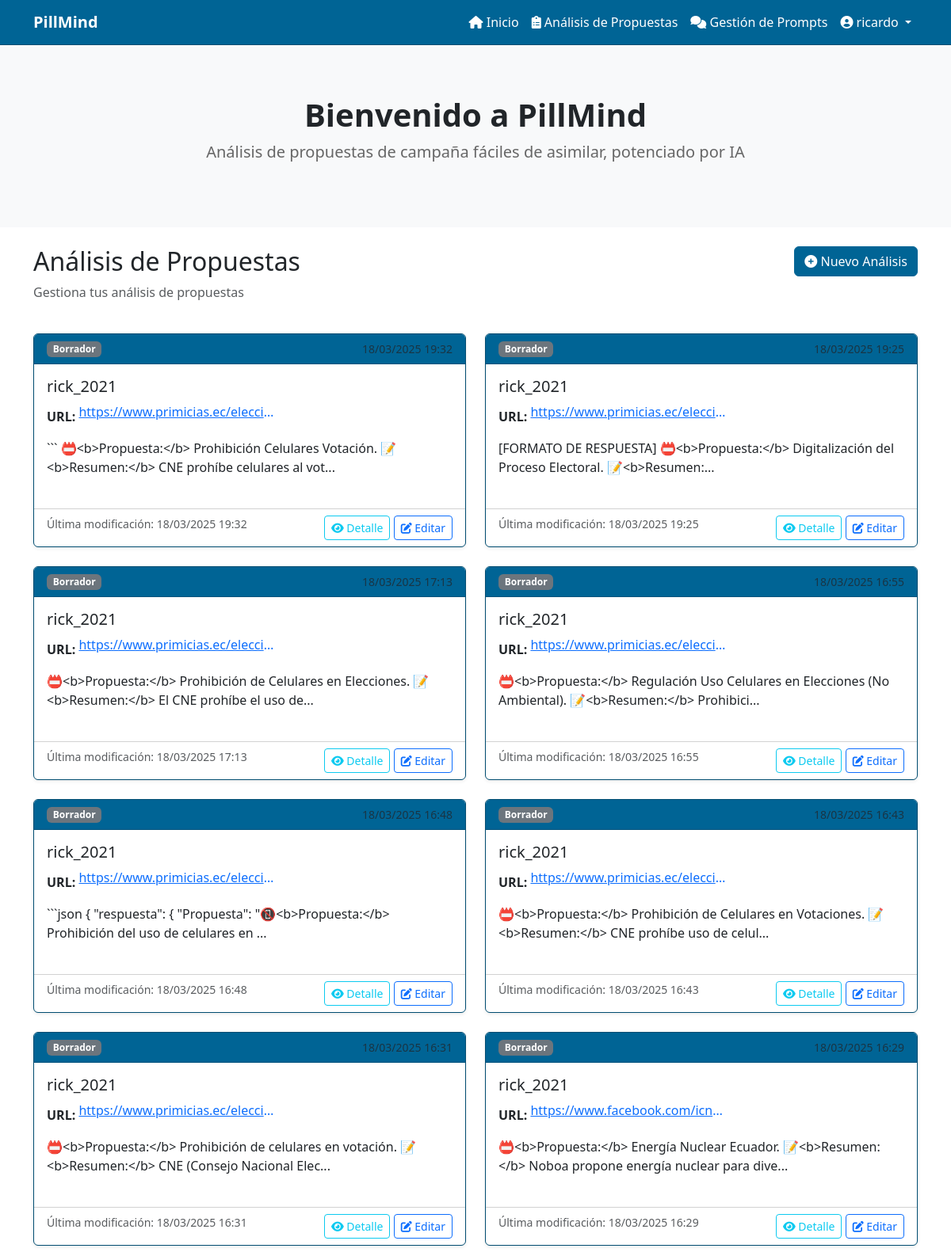
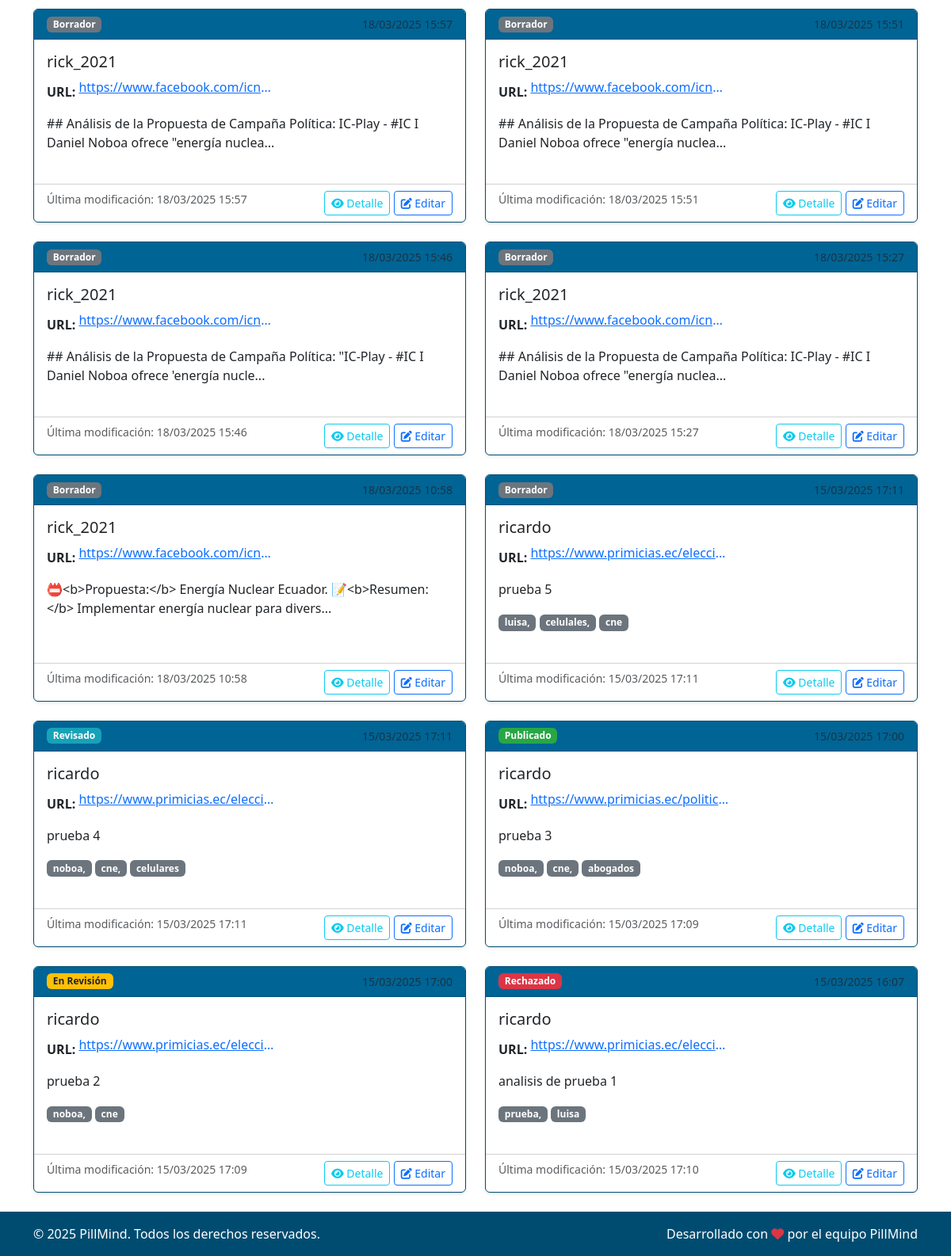
The page /propuestas/ (signed in) on the database its author committed (2 pictures, top to bottom).
### webapp/models/user.py (models this page shows, shortened)
class CustomUser(AbstractUser, SoftDeleteModel):
    GENDER_CHOICES = [
        ('M', 'Masculino'),
        ('F', 'Femenino'),
        ('O', 'Otro')
    ]
    phone_regex = RegexValidator(
        regex=r'^\+?1?\d{9,15}$',
        message="Número de teléfono debe estar en formato: '+999999999'"
    )
    email = models.EmailField(_('email address'), unique=True)
    phone_number = models.CharField(
        validators=[phone_regex],
        max_length=17,
        blank=True,
        null=True
    )
    gender = models.CharField(
        max_length=1,
        choices=GENDER_CHOICES,
        blank=True
    )
    birth_date = models.DateField(null=True, blank=True)
    is_active = models.BooleanField(default=True)
    created_at = models.DateTimeField(auto_now_add=True)
    updated_at = models.DateTimeField(auto_now=True)
    class Meta:
        verbose_name = 'Usuario'
        verbose_name_plural = 'Usuarios'
        ordering = ['-created_at']

### webapp/models/analisis_propuesta.py (models this page shows, shortened)
class AnalisisPropuesta(SoftDeleteModel):
    class Estado(models.TextChoices):
        BORRADOR = 'BORRADOR', _('Borrador')
        PUBLICADO = 'PUBLICADO', _('Publicado')
        REVISADO = 'REVISADO', _('Revisado')
        EN_REVISION = 'EN_REVISION', _('En Revisión')
        RECHAZADO = 'RECHAZADO', _('Rechazado')
    usuario = models.ForeignKey(
        settings.AUTH_USER_MODEL,
        on_delete=models.SET_NULL,
        related_name='analisis_propuestas',
        verbose_name=_('Usuario'),
        null=True,
        blank=True
    )
    nombre_usuario = models.CharField(
        max_length=150,
        verbose_name=_('Nombre de Usuario'),
        blank=True,
        null=True,
        help_text=_('Nombre de usuario que creó el análisis')
    )
    email_usuario = models.EmailField(
        verbose_name=_('Email del Usuario'),
        blank=True,
        null=True,
        help_text=_('Email del usuario que creó el análisis')
    )
    url_propuesta = models.URLField(
        max_length=500,
        verbose_name=_('URL de Propuesta'),
        blank=True,
        null=True
    )
    titulo = models.CharField(
        max_length=255,
        verbose_name=_('Título de la Propuesta'),
        help_text=_('Nombre o título descriptivo de la propuesta'),
        null=True,
        blank=True  # Opcional para propuestas existentes
    )
    contenido = models.TextField(
        verbose_name=_('Contenido del Análisis'),
        help_text=_('Descripción detallada del análisis de la propuesta')
    )
    prompts_utilizados = models.JSONField(
        verbose_name=_('Prompts Utilizados (JSON)'),
        blank=True,
        null=True,
        help_text=_('Registro de prompts utilizados en el análisis (formato JSON)')
    )
    prompts = models.ManyToManyField(
        'Prompt',
        blank=True,
        related_name='analisis_propuestas',
        verbose_name=_('Prompts Utilizados')
    )
    fecha_analisis = models.DateTimeField(
        auto_now_add=True,
        verbose_name=_('Fecha de Análisis')
    )
    estado = models.CharField(
        max_length=20,
        choices=Estado.choices,
        default=Estado.BORRADOR,
        verbose_name=_('Estado')
    )
    fecha_ultima_modificacion = models.DateTimeField(
        auto_now=True,
        verbose_name=_('Última Modificación')
    )
    palabras_clave = models.CharField(
        max_length=255,
        blank=True,
        null=True,
        verbose_name=_('Palabras Clave')
    )
    def get_resumen(self, longitud=100):
        return self.contenido[:longitud] + '...' if len(self.contenido) > longitud else self.contenido
    class Meta:
        verbose_name = _('Análisis de Propuesta')
        verbose_name_plural = _('Análisis de Propuestas')
        ordering = ['-fecha_analisis']
        indexes = [
            models.Index(fields=['usuario', 'fecha_analisis']),
            models.Index(fields=['estado'])
        ]

### webapp/views/analisis_propuesta_views.py (the view)
# urls.py: path('propuestas/', AnalisisPropuestaListView.as_view(), name='analisis_propuesta_list'),
class AnalisisPropuestaListView(ListView):  # Not LoginRequiredMixin - allows all users to view list
    model = AnalisisPropuesta
    template_name = 'propuestas/lista_analisis.html'
    context_object_name = 'analisis_propuestas'
    def get_queryset(self):
        return AnalisisPropuesta.objects.all()

### webapp/models/soft_delete.py (called while the page is built)
    def get_queryset(self):
        return SoftDeleteQuerySet(self.model, using=self._db).filter(
            deleted_on__isnull=True
        )

### webapp/templates/propuestas/lista_analisis.html (shortened to what this page needs)
{% extends "base.html" %}
{% load i18n %}
{% block content %}
<div class="container mt-4">
    <div class="row mb-4">
        <div class="col-md-8">
            <h2>{% trans "Análisis de Propuestas" %}</h2>
            <p class="text-muted">{% trans "Gestiona tus análisis de propuestas" %}</p>
        </div>
        <div class="col-md-4 text-end">
            <a href="{% url 'analisis_propuesta_create' %}" class="btn btn-primary">
                <i class="fas fa-plus-circle"></i> {% trans "Nuevo Análisis" %}
            </a>
        </div>
    </div>
    {% if analisis_propuestas %}
        <div class="row">
            {% for analisis in analisis_propuestas %}
                <div class="col-md-6 mb-4">
                    <div class="card h-100">
                        <div class="card-header d-flex justify-content-between align-items-center">
                            <span class="badge bg-{{ analisis.estado|lower }}">
                                {{ analisis.get_estado_display }}
                            </span>
                            <small class="text-muted">{{ analisis.fecha_analisis|date:"d/m/Y H:i" }}</small>
                        </div>
                        <div class="card-body">
                            <h5 class="card-title">
                                {% if analisis.usuario %}
                                    {{ analisis.usuario.username }}
                                {% else %}
                                    {{ analisis.nombre_usuario|default:"Usuario eliminado" }}
                                {% endif %}
                            </h5>
                            {% if analisis.url_propuesta %}
                                <p class="card-text">
                                    <strong>{% trans "URL:" %}</strong>
                                    <a href="{{ analisis.url_propuesta }}" target="_blank" class="text-truncate d-inline-block" style="max-width: 250px;">
                                        {{ analisis.url_propuesta }}
                                    </a>
                                </p>
                            {% endif %}
                            <p class="card-text">{{ analisis.get_resumen }}</p>
                            {% if analisis.palabras_clave %}
                                <div class="mt-2">
                                    {% for palabra in analisis.palabras_clave.split|slice:":5" %}
                                        <span class="badge bg-secondary">{{ palabra }}</span>
                                    {% endfor %}
                                </div>
                            {% endif %}
                        </div>
                        <div class="card-footer bg-transparent">
                            <div class="d-flex justify-content-between">
                                <small class="text-muted">
                                    {% trans "Última modificación:" %} {{ analisis.fecha_ultima_modificacion|date:"d/m/Y H:i" }}
                                </small>
                                <div>
                                    <a href="{% url 'analisis_propuesta_detail' analisis.id %}" class="btn btn-sm btn-outline-info">
                                        <i class="fas fa-eye"></i> {% trans "Detalle" %}
                                    </a>
                                    {% if user.is_authenticated %}
                                    <a href="{% url 'analisis_propuesta_update' analisis.id %}" class="btn btn-sm btn-outline-primary">
                                        <i class="fas fa-edit"></i> {% trans "Editar" %}
                                    </a>
                                    {% endif %}
                                </div>
                            </div>
                        </div>
                    </div>
                </div>
            {% endfor %}
        </div>
    {% else %}
        <div class="alert alert-info">
            <i class="fas fa-info-circle"></i> {% trans "No hay análisis de propuestas disponibles." %}
            <a href="{% url 'analisis_propuesta_create' %}" class="alert-link">{% trans "Crear uno nuevo" %}</a>.
        </div>
    {% endif %}
</div>
{% endblock %}

### webapp/templates/base.html (shortened to what this page needs)
<!DOCTYPE html>
<html lang="es">
<head>
    <link href="https://cdn.jsdelivr.net/npm/bootstrap@5.3.0-alpha1/dist/css/bootstrap.min.css" rel="stylesheet">
    <link rel="stylesheet" href="https://cdnjs.cloudflare.com/ajax/libs/font-awesome/6.0.0/css/all.min.css">
    {% load static %}
    <link rel="stylesheet" href="{% static 'styles.css' %}">
</head>
<body>
    <nav class="navbar navbar-expand-lg">
        <div class="container">
            <a class="navbar-brand" href="/">PillMind</a>
            <div class="collapse navbar-collapse justify-content-end" id="navbarNav">
                <ul class="navbar-nav">
                    <li class="nav-item">
                        <a class="nav-link" href="{% url 'inicio' %}">
                            <i class="fas fa-home"></i> Inicio
                        </a>
                    </li>
                    <li class="nav-item">
                        <a class="nav-link" href="{% url 'analisis_propuesta_list' %}">
                            <i class="fas fa-clipboard-list"></i> Análisis de Propuestas
                        </a>
                    </li>
                    <li class="nav-item">
                        <a class="nav-link" href="{% url 'prompt_list' %}">
                            <i class="fas fa-comments"></i> Gestión de Prompts
                        </a>
                    </li>
                </ul>
                <ul class="navbar-nav">
                    {% if user.is_authenticated %}
                    <li class="nav-item dropdown">
                        <a class="nav-link dropdown-toggle" href="#" id="navbarDropdown" role="button" data-bs-toggle="dropdown" aria-expanded="false">
                            <i class="fas fa-user-circle"></i> {{ user.username }}
                        </a>
                    </li>
                    {% else %}
                    <li class="nav-item">
                        <a class="nav-link" href="{% url 'login' %}"><i class="fas fa-sign-in-alt"></i> Iniciar Sesión</a>
                    </li>
                    {% endif %}
                </ul>
            </div>
        </div>
    </nav>
    <section class="hero-section">
        <div class="container">
            <h1>Bienvenido a PillMind</h1>
            <p class="lead">Análisis de propuestas de campaña fáciles de asimilar, potenciado por IA</p>
        </div>
    </section>
    <main>
        {% block content %}{% endblock %}
    </main>
    <footer class="footer mt-auto py-3">
        <div class="container">
            <div class="row">
                <div class="col-md-6">
                    <p class="mb-0">&copy; 2025 PillMind. Todos los derechos reservados.</p>
                </div>
                <div class="col-md-6 text-md-end">
                    <p class="mb-0">Desarrollado con <i class="fas fa-heart text-danger"></i> por el equipo PillMind</p>
                </div>
            </div>
        </div>
    </footer>
</body>
</html>

### webapp/static/styles.css (style rules this page uses)
.navbar { background-color: #006495; border-bottom: 1px solid #004c70; }
.navbar-brand, .nav-link { color: #ffffff !important; }
.navbar-brand { font-weight: bold; }
.footer { background-color: #004c70; color: #ffffff; }
.hero-section { text-align: center; padding: 4rem 1rem; background-color: #f8f9fa; }
.hero-section h1 { font-size: 2.5rem; font-weight: bold; color: #212529; }
.hero-section p { font-size: 1.25rem; color: #666666; }
.btn-primary { background-color: #006495; border-color: #006495; }
.card { box-shadow: 0 0.125rem 0.25rem rgba(0, 0, 0, 0.075); margin-bottom: 1.5rem; border-color: #004c70; }
.card-header { font-weight: 500; background-color: #006495; color: #ffffff; }

### webapp/templates/propuestas/lista_analisis.html (style rules this page uses)
.bg-borrador { background-color: #6c757d; }
.bg-publicado { background-color: #28a745; }
.bg-revisado { background-color: #17a2b8; }
.bg-en_revision { background-color: #ffc107; color: #212529; }
.bg-rechazado { background-color: #dc3545; }

### rows shown on the page
CustomUser: username "ricardo"
AnalisisPropuesta: estado "Borrador", fecha_analisis "18/03/2025 19:32", nombre_usuario "rick_2021", url_propuesta "https://www.primicias.ec/elecci…", get_resumen "``` 📛<b>Propuesta:</b> Prohibición Celulares Votación. 📝<b>Resumen:</b> CNE prohíbe celulares al vot...", fecha_ultima_modificacion "18/03/2025 19:32"
AnalisisPropuesta: estado "Borrador", fecha_analisis "18/03/2025 19:25", nombre_usuario "rick_2021", url_propuesta "https://www.primicias.ec/elecci…", get_resumen "[FORMATO DE RESPUESTA] 📛<b>Propuesta:</b> Digitalización del Proceso Electoral. 📝<b>Resumen:...", fecha_ultima_modificacion "18/03/2025 19:25"
AnalisisPropuesta: estado "Borrador", fecha_analisis "18/03/2025 17:13", nombre_usuario "rick_2021", url_propuesta "https://www.primicias.ec/elecci…", get_resumen "📛<b>Propuesta:</b> Prohibición de Celulares en Elecciones. 📝<b>Resumen:</b> El CNE prohíbe el uso de...", fecha_ultima_modificacion "18/03/2025 17:13"
AnalisisPropuesta: estado "Borrador", fecha_analisis "18/03/2025 16:55", nombre_usuario "rick_2021", url_propuesta "https://www.primicias.ec/elecci…", get_resumen "📛<b>Propuesta:</b> Regulación Uso Celulares en Elecciones (No Ambiental). 📝<b>Resumen:</b> Prohibici...", fecha_ultima_modificacion "18/03/2025 16:55"
AnalisisPropuesta: estado "Borrador", fecha_analisis "18/03/2025 16:48", nombre_usuario "rick_2021", url_propuesta "https://www.primicias.ec/elecci…", get_resumen "```json { \"respuesta\": { \"Propuesta\": \"📵<b>Propuesta:</b> Prohibición del uso de celulares en ...", fecha_ultima_modificacion "18/03/2025 16:48"
AnalisisPropuesta: estado "Borrador", fecha_analisis "18/03/2025 16:43", nombre_usuario "rick_2021", url_propuesta "https://www.primicias.ec/elecci…", get_resumen "📛<b>Propuesta:</b> Prohibición de Celulares en Votaciones. 📝<b>Resumen:</b> CNE prohíbe uso de celul...", fecha_ultima_modificacion "18/03/2025 16:43"
AnalisisPropuesta: estado "Borrador", fecha_analisis "18/03/2025 16:31", nombre_usuario "rick_2021", url_propuesta "https://www.primicias.ec/elecci…", get_resumen "📛<b>Propuesta:</b> Prohibición de celulares en votación. 📝<b>Resumen:</b> CNE (Consejo Nacional Elec...", fecha_ultima_modificacion "18/03/2025 16:31"
AnalisisPropuesta: estado "Borrador", fecha_analisis "18/03/2025 16:29", nombre_usuario "rick_2021", url_propuesta "https://www.facebook.com/icn…", get_resumen "📛<b>Propuesta:</b> Energía Nuclear Ecuador. 📝<b>Resumen:</b> Noboa propone energía nuclear para dive...", fecha_ultima_modificacion "18/03/2025 16:29"
AnalisisPropuesta: estado "Borrador", fecha_analisis "18/03/2025 15:57", nombre_usuario "rick_2021", url_propuesta "https://www.facebook.com/icn…", get_resumen "## Análisis de la Propuesta de Campaña Política: IC-Play - #IC I Daniel Noboa ofrece \"energía nuclea...", fecha_ultima_modificacion "18/03/2025 15:57"
AnalisisPropuesta: estado "Borrador", fecha_analisis "18/03/2025 15:51", nombre_usuario "rick_2021", url_propuesta "https://www.facebook.com/icn…", get_resumen "## Análisis de la Propuesta de Campaña Política: IC-Play - #IC I Daniel Noboa ofrece \"energía nuclea...", fecha_ultima_modificacion "18/03/2025 15:51"
AnalisisPropuesta: estado "Borrador", fecha_analisis "18/03/2025 15:46", nombre_usuario "rick_2021", url_propuesta "https://www.facebook.com/icn…", get_resumen "## Análisis de la Propuesta de Campaña Política: \"IC-Play - #IC I Daniel Noboa ofrece 'energía nucle...", fecha_ultima_modificacion "18/03/2025 15:46"
AnalisisPropuesta: estado "Borrador", fecha_analisis "18/03/2025 15:27", nombre_usuario "rick_2021", url_propuesta "https://www.facebook.com/icn…", get_resumen "## Análisis de la Propuesta de Campaña Política: IC-Play - #IC I Daniel Noboa ofrece \"energía nuclea...", fecha_ultima_modificacion "18/03/2025 15:27"
AnalisisPropuesta: estado "Borrador", fecha_analisis "18/03/2025 10:58", nombre_usuario "rick_2021", url_propuesta "https://www.facebook.com/icn…", get_resumen "📛<b>Propuesta:</b> Energía Nuclear Ecuador. 📝<b>Resumen:</b> Implementar energía nuclear para divers...", fecha_ultima_modificacion "18/03/2025 10:58"
AnalisisPropuesta: estado "Borrador", fecha_analisis "15/03/2025 17:11", usuario.username "ricardo", url_propuesta "https://www.primicias.ec/elecci…", get_resumen "prueba 5", split "luisa," "celulales," "cne", fecha_ultima_modificacion "15/03/2025 17:11"
AnalisisPropuesta: estado "Revisado", fecha_analisis "15/03/2025 17:11", usuario.username "ricardo", url_propuesta "https://www.primicias.ec/elecci…", get_resumen "prueba 4", split "noboa," "cne," "celulares", fecha_ultima_modificacion "15/03/2025 17:11"
AnalisisPropuesta: estado "Publicado", fecha_analisis "15/03/2025 17:00", usuario.username "ricardo", url_propuesta "https://www.primicias.ec/politic…", get_resumen "prueba 3", split "noboa," "cne," "abogados", fecha_ultima_modificacion "15/03/2025 17:09"
AnalisisPropuesta: estado "En Revisión", fecha_analisis "15/03/2025 17:00", usuario.username "ricardo", url_propuesta "https://www.primicias.ec/elecci…", get_resumen "prueba 2", split "noboa," "cne", fecha_ultima_modificacion "15/03/2025 17:09"
AnalisisPropuesta: estado "Rechazado", fecha_analisis "15/03/2025 16:07", usuario.username "ricardo", url_propuesta "https://www.primicias.ec/elecci…", get_resumen "analisis de prueba 1", split "prueba," "luisa", fecha_ultima_modificacion "15/03/2025 17:10"
